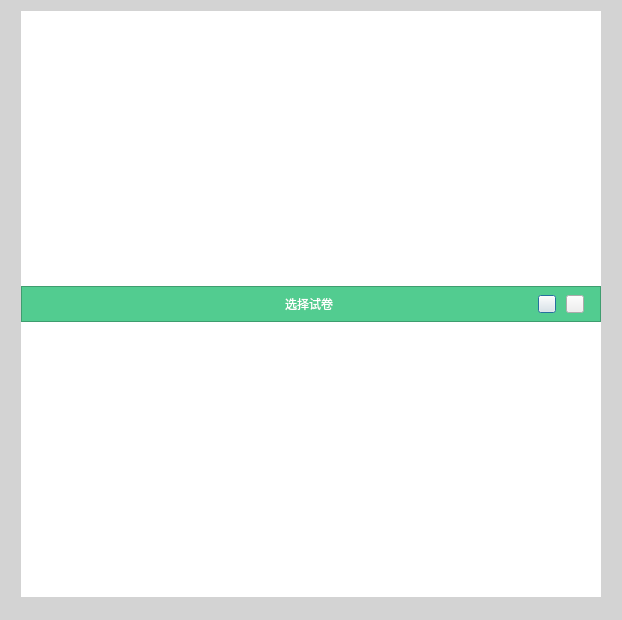
<?xml version="1.0" encoding="UTF-8"?>
<ui version="4.0">
 <class>ChooseTestPaperDlg</class>
 <widget class="QDialog" name="ChooseTestPaperDlg">
  <property name="geometry">
   <rect>
    <x>0</x>
    <y>0</y>
    <width>622</width>
    <height>620</height>
   </rect>
  </property>
  <property name="windowTitle">
   <string>Dialog</string>
  </property>
  <property name="styleSheet">
   <string notr="true">QWidget#ChooseTestPaperDlg{
	background-color: rgb(211, 211, 211);
}	</string>
  </property>
  <layout class="QGridLayout" name="gridLayout">
   <property name="leftMargin">
    <number>1</number>
   </property>
   <property name="topMargin">
    <number>1</number>
   </property>
   <property name="rightMargin">
    <number>1</number>
   </property>
   <property name="bottomMargin">
    <number>1</number>
   </property>
   <property name="spacing">
    <number>0</number>
   </property>
   <item row="0" column="0" colspan="3">
    <widget class="QLabel" name="labTop">
     <property name="minimumSize">
      <size>
       <width>0</width>
       <height>10</height>
      </size>
     </property>
     <property name="maximumSize">
      <size>
       <width>16777215</width>
       <height>10</height>
      </size>
     </property>
     <property name="styleSheet">
      <string notr="true">border-image: url(:/widget/img/widget/back.png) 0 0 194 0;
</string>
     </property>
     <property name="text">
      <string/>
     </property>
    </widget>
   </item>
   <item row="1" column="0">
    <widget class="QLabel" name="labLeft">
     <property name="minimumSize">
      <size>
       <width>20</width>
       <height>0</height>
      </size>
     </property>
     <property name="maximumSize">
      <size>
       <width>20</width>
       <height>16777215</height>
      </size>
     </property>
     <property name="styleSheet">
      <string notr="true">border-image: url(:/widget/img/widget/back.png) 6 352 18 0;
</string>
     </property>
     <property name="text">
      <string/>
     </property>
    </widget>
   </item>
   <item row="1" column="1">
    <widget class="CWidget" name="backframe" native="true">
     <property name="minimumSize">
      <size>
       <width>580</width>
       <height>586</height>
      </size>
     </property>
     <property name="maximumSize">
      <size>
       <width>580</width>
       <height>586</height>
      </size>
     </property>
     <property name="styleSheet">
      <string notr="true">#backframe
{
	background:rgba(255,255,255,1);
}</string>
     </property>
     <layout class="QVBoxLayout" name="verticalLayout">
      <property name="spacing">
       <number>0</number>
      </property>
      <property name="leftMargin">
       <number>0</number>
      </property>
      <property name="topMargin">
       <number>0</number>
      </property>
      <property name="rightMargin">
       <number>0</number>
      </property>
      <property name="bottomMargin">
       <number>0</number>
      </property>
      <item>
       <widget class="QFrame" name="Titleframe">
        <property name="minimumSize">
         <size>
          <width>0</width>
          <height>36</height>
         </size>
        </property>
        <property name="maximumSize">
         <size>
          <width>16777215</width>
          <height>36</height>
         </size>
        </property>
        <property name="styleSheet">
         <string notr="true">#Titleframe{
background-color: rgb(82, 204, 144);
}</string>
        </property>
        <property name="frameShape">
         <enum>QFrame::StyledPanel</enum>
        </property>
        <property name="frameShadow">
         <enum>QFrame::Raised</enum>
        </property>
        <layout class="QHBoxLayout" name="horizontalLayout_5">
         <property name="spacing">
          <number>10</number>
         </property>
         <property name="leftMargin">
          <number>16</number>
         </property>
         <property name="topMargin">
          <number>0</number>
         </property>
         <property name="rightMargin">
          <number>16</number>
         </property>
         <property name="bottomMargin">
          <number>0</number>
         </property>
         <item>
          <widget class="QLabel" name="labClose">
           <property name="minimumSize">
            <size>
             <width>16</width>
             <height>16</height>
            </size>
           </property>
           <property name="maximumSize">
            <size>
             <width>16</width>
             <height>16</height>
            </size>
           </property>
           <property name="text">
            <string/>
           </property>
          </widget>
         </item>
         <item>
          <widget class="QLabel" name="labMinimize">
           <property name="minimumSize">
            <size>
             <width>16</width>
             <height>16</height>
            </size>
           </property>
           <property name="maximumSize">
            <size>
             <width>16</width>
             <height>16</height>
            </size>
           </property>
           <property name="text">
            <string/>
           </property>
          </widget>
         </item>
         <item>
          <widget class="QLabel" name="label">
           <property name="minimumSize">
            <size>
             <width>0</width>
             <height>26</height>
            </size>
           </property>
           <property name="maximumSize">
            <size>
             <width>16777215</width>
             <height>26</height>
            </size>
           </property>
           <property name="styleSheet">
            <string notr="true">color: rgb(255, 255, 255);
font: 16px &quot;微软雅黑&quot;;</string>
           </property>
           <property name="text">
            <string>选择试卷</string>
           </property>
           <property name="alignment">
            <set>Qt::AlignCenter</set>
           </property>
          </widget>
         </item>
         <item>
          <widget class="QPushButton" name="btnMinimize">
           <property name="minimumSize">
            <size>
             <width>18</width>
             <height>18</height>
            </size>
           </property>
           <property name="maximumSize">
            <size>
             <width>18</width>
             <height>18</height>
            </size>
           </property>
           <property name="styleSheet">
            <string notr="true">QPushButton{	
	border-image: url(:/Login/img/Login/min_green_Normal.png);
}

QPushButton:hover{		
	border-image: url(:/Login/img/Login/mic_green_Click.png);
}

QPushButton:pressed{
	border-image: url(:/Login/img/Login/min_green_Normal.png);
}

QPussButton:disable{
	border-image: url(:/Login/img/Login/min_green_Normal.png);
}</string>
           </property>
           <property name="text">
            <string/>
           </property>
          </widget>
         </item>
         <item>
          <widget class="QPushButton" name="btnClose">
           <property name="minimumSize">
            <size>
             <width>18</width>
             <height>18</height>
            </size>
           </property>
           <property name="maximumSize">
            <size>
             <width>18</width>
             <height>18</height>
            </size>
           </property>
           <property name="styleSheet">
            <string notr="true">QPushButton{	
	border-image: url(:/Login/img/Login/close_green_Normal.png);
}

QPushButton:hover{		
	border-image: url(:/Login/img/Login/close_green_Click.png);
}

QPushButton:pressed{
	border-image: url(:/Login/img/Login/close_green_Normal.png);
}

QPussButton:disable{
	border-image: url(:/Login/img/Login/close_green_Normal.png);
}</string>
           </property>
           <property name="text">
            <string/>
           </property>
          </widget>
         </item>
        </layout>
       </widget>
      </item>
     </layout>
    </widget>
   </item>
   <item row="1" column="2">
    <widget class="QLabel" name="labRight">
     <property name="minimumSize">
      <size>
       <width>20</width>
       <height>0</height>
      </size>
     </property>
     <property name="maximumSize">
      <size>
       <width>20</width>
       <height>16777215</height>
      </size>
     </property>
     <property name="styleSheet">
      <string notr="true">border-image: url(:/widget/img/widget/back.png) 10 0 18 352;</string>
     </property>
     <property name="text">
      <string/>
     </property>
    </widget>
   </item>
   <item row="2" column="0" colspan="3">
    <widget class="QLabel" name="labBottom">
     <property name="minimumSize">
      <size>
       <width>0</width>
       <height>22</height>
      </size>
     </property>
     <property name="maximumSize">
      <size>
       <width>16777215</width>
       <height>22</height>
      </size>
     </property>
     <property name="styleSheet">
      <string notr="true">border-image: url(:/widget/img/widget/back.png) 182 0 0 0;</string>
     </property>
     <property name="text">
      <string/>
     </property>
    </widget>
   </item>
  </layout>
 </widget>
 <customwidgets>
  <customwidget>
   <class>CWidget</class>
   <extends>QWidget</extends>
   <header>cwidget.h</header>
   <container>1</container>
  </customwidget>
 </customwidgets>
 <resources>
  <include location="../../VLive/VLive.qrc"/>
 </resources>
 <connections/>
</ui>
